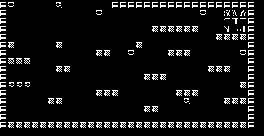

This is a level from a 2D game, rendered from its Tiled map with the project's own tilesets. A one-line summary and the complete map file follow:
An orthogonal 33x17 tile map with 8x8 px tiles, 1 tile layer (Tile Layer 1) and 2 objects (2x 1).

<map version="1.0" orientation="orthogonal" renderorder="right-down" width="33" height="17" tilewidth="8" tileheight="8" nextobjectid="3">
 <properties>
  <property name="name" value="Manic miner level 4" />
 </properties>
 <tileset firstgid="1" name="Tileset" tilewidth="6" tileheight="6">
  <image source="tileset.png" width="160" height="48" />
 </tileset>
 <layer name="Tile Layer 1" width="33" height="17">
  <properties>
   <property name="texture" value="tileset" />
  </properties>
  <data encoding="csv">
1,6,0,0,0,0,0,7,0,0,0,0,0,0,1,1,1,1,1,1,1,1,1,1,1,1,1,1,1,1,1,1,0,
1,0,0,0,0,0,0,0,0,0,0,0,6,0,0,0,0,0,0,0,0,0,0,0,0,6,0,0,9,10,11,1,0,
1,0,0,0,0,0,0,0,0,0,0,0,0,0,0,0,0,0,0,0,0,0,0,0,0,0,0,0,12,13,14,1,0,
1,0,0,0,0,0,0,0,0,0,0,0,0,0,0,0,0,0,0,2,2,2,2,2,2,0,0,0,15,16,17,1,0,
1,0,0,0,0,0,0,0,0,0,0,0,0,0,0,0,0,0,0,0,0,0,0,0,0,0,0,2,2,2,2,1,0,
1,2,0,0,0,0,0,2,0,0,0,0,0,0,0,0,0,2,0,0,0,0,0,0,0,0,0,0,0,0,0,1,0,
1,0,0,0,0,0,0,0,0,0,0,0,2,2,0,0,6,0,0,0,0,2,2,2,0,0,0,0,0,0,6,1,0,
1,3,3,3,0,0,0,0,0,0,0,0,0,0,0,0,0,0,0,0,0,0,0,0,0,0,0,0,0,0,0,1,0,
1,0,0,0,0,0,0,2,2,0,0,0,0,0,0,0,0,0,0,0,0,0,0,0,0,0,2,2,2,0,0,1,0,
1,0,0,0,0,0,0,0,0,0,0,0,0,0,0,0,0,0,2,2,2,0,0,0,0,0,0,0,0,0,0,1,0,
1,5,5,5,0,0,0,0,0,0,0,0,0,0,0,0,0,0,0,0,0,0,0,0,0,0,0,0,0,0,2,1,0,
1,0,0,0,0,0,0,0,0,0,0,0,2,2,2,0,0,0,0,0,0,0,2,2,2,0,0,0,0,0,0,1,0,
1,0,0,0,0,0,2,2,0,0,0,0,0,0,0,0,0,0,0,0,0,0,0,7,0,0,0,0,2,2,2,1,0,
1,0,0,0,0,0,0,0,0,0,0,0,0,0,0,0,0,0,2,2,0,0,0,0,0,0,0,0,0,20,0,1,0,
1,0,0,0,0,0,0,0,0,0,0,0,0,0,0,0,0,0,0,0,0,0,0,0,0,0,0,0,0,0,0,1,0,
1,2,2,2,2,2,2,2,2,2,2,2,2,2,2,2,2,2,2,2,2,2,2,2,2,2,2,2,2,2,2,1,0,
0,0,0,0,0,0,0,0,0,0,0,0,0,0,0,0,0,0,0,0,0,0,0,0,0,0,0,0,0,0,0,0,0
</data>
 </layer>
 <objectgroup name="Small enemies layer">
  <properties>
   <property name="_type" value="1" />
   <property name="size" value="16" />
   <property name="speedx" value="15" />
   <property name="speedy" value="0" />
   <property name="texture" value="enemies_12x12" />
  </properties>
  <object id="1" type="1" x="25.75" y="112.25">
   <polyline points="0,0 42,0" />
  </object>
  <object id="2" type="1" x="91" y="113.5">
   <polyline points="0,0 90,0" />
  </object>
 </objectgroup>
</map>
